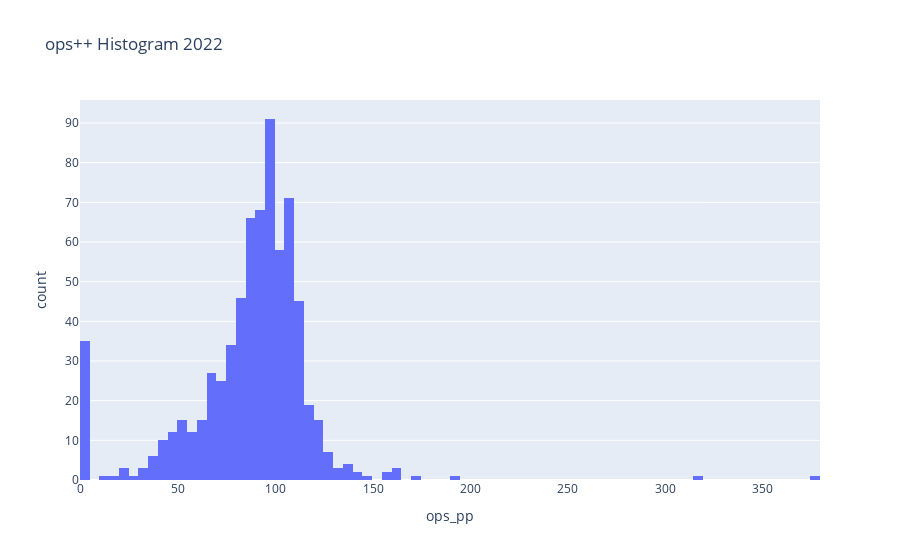

This figure's notebook cell:
### Code cell
df = px.data.tips()
fig = px.histogram(ops_pp_df, x='ops_pp', title='ops++ Histogram 2022')
fig.show()

### Figure 1 — Plotly figure (JSON) as saved in the notebook; plotly's stock layout.template omitted (floating-point values rounded to 4 significant figures; data arrays with more than 128 entries replaced by an {"elided": "..."} marker saying what was removed)
{"data": [{"alignmentgroup": "True", "bingroup": "x", "hovertemplate": "ops_pp=%{x}<br>count=%{y}<extra></extra>", "legendgroup": "", "marker": {"color": "#636efa", "pattern": {"shape": ""}}, "name": "", "offsetgroup": "", "orientation": "v", "showlegend": false, "type": "histogram", "x": {"elided": "705 int values"}, "xaxis": "x", "yaxis": "y"}], "layout": {"barmode": "relative", "legend": {"tracegroupgap": 0}, "title": {"text": "ops++ Histogram 2022"}, "xaxis": {"anchor": "y", "domain": [0, 1], "title": {"text": "ops_pp"}}, "yaxis": {"anchor": "x", "domain": [0, 1], "title": {"text": "count"}}}}
